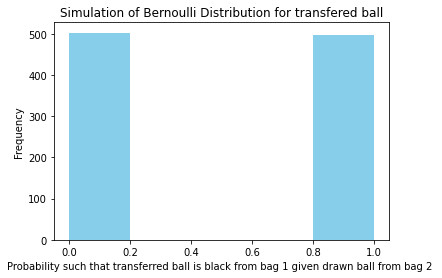

Write Python code to recreate this figure.
# -*- coding: utf-8 -*-
"""Untitled37.ipynb

Automatically generated by Colaboratory.

Original file is located at
    https://colab.research.google.com/drive/1_Asj9oUR6qXYQzqraHwY7RO5fv7msH_o
"""

import numpy as np
import seaborn as sns
import matplotlib.pyplot as plt
from scipy.stats import bernoulli
import math
from scipy import stats
#calculating probability from bayes theoram with given 2 equally likely events C1 and c2 
def calcProb_Bayes(P_C1,P_C2,P_A_C1,P_A_C2):
   P_A=P_A_C1*P_C1+P_A_C2*P_C2
   return P_A
#Calculating conditional probalilty given some event has occured
def calcCond_Prob(P_C1,P_A_C1,P_A):
  P_C1_A=(P_A_C1*P_C1)/P_A
  return P_C1_A
# From our question data is given-
P_C1=4/7
P_C2=3/7
P_A_C1=4/10
P_A_C2=5/10
# calculating the probability for event A(Drawn ball is red)
print("Probability such that drawn ball is red from bag 2",calcProb_Bayes(P_C1,P_C2,P_A_C1,P_A_C2))
PA=calcProb_Bayes(P_C1,P_C2,P_A_C1,P_A_C2)
#Probability such that transferred ball is black from bag 1 given drawn ball from bag 2 is red"
print("Probability such that transferred ball is black from bag 1 given drawn ball from bag 2 is red",calcCond_Prob(P_C1,P_A_C1,PA))


def simulate_bayes_bernoulli():
    #Probability such that drawn ball is red from bag 2"
    P_A=calcProb_Bayes(P_C1,P_C2,P_A_C1,P_A_C2)
    P_drawnball = P_A
    P_transfer = calcCond_Prob(P_C1,P_A_C1,PA)
    
    sim_len = int(1e3)
    
    sim_bern1 = bernoulli.rvs(size=sim_len, p=P_drawnball)
    sim_bern2 = bernoulli.rvs(size=sim_len, p=P_transfer)
    
    fav_drawn = np.nonzero(sim_bern1 == 1)
    fav_transfer = np.nonzero(sim_bern2 == 1)
    
    p_sim_bern1 = len(fav_drawn[0])/sim_bern1.size
    p_sim_bern2 = len(fav_transfer[0])/sim_bern2.size
    
    plt.figure()
    plot(sim_bern1,
      'calculating the probability for event A(Drawn ball is red)',
      'Simulation of Bernoulli Distribution for drawn ball')
    print('\n Simulation P( calculating the probability for event A(Drawn ball is red) ) = %f\n' % p_sim_bern1)
    print('\n ACTUAL P( calculating the probability for event A(Drawn ball is red) ) = %f\n' % P_drawnball)
    print('\n Simulation P( Probability such that transferred ball is black from bag 1 given drawn ball from bag 2 is ) = %f\n' % p_sim_bern2)
    print('\n ACTUAL P( Probability such that transferred ball is black from bag 1 given drawn ball from bag 2 is ) = %f\n' % P_transfer)
    plt.figure()
    plot(sim_bern2, 
      'Probability such that transferred ball is black from bag 1 given drawn ball from bag 2 ',
      'Simulation of Bernoulli Distribution for transfered ball')

def plot(data_bern, xl, t):
    ax = sns.distplot(data_bern,
                 kde=False,
                 color="skyblue",
                 hist_kws={'linewidth': 25,'alpha':1})
    ax.set(xlabel=xl, ylabel='Frequency')
    ax.set(title=t)
    plt.show()


simulate_bayes_bernoulli()
